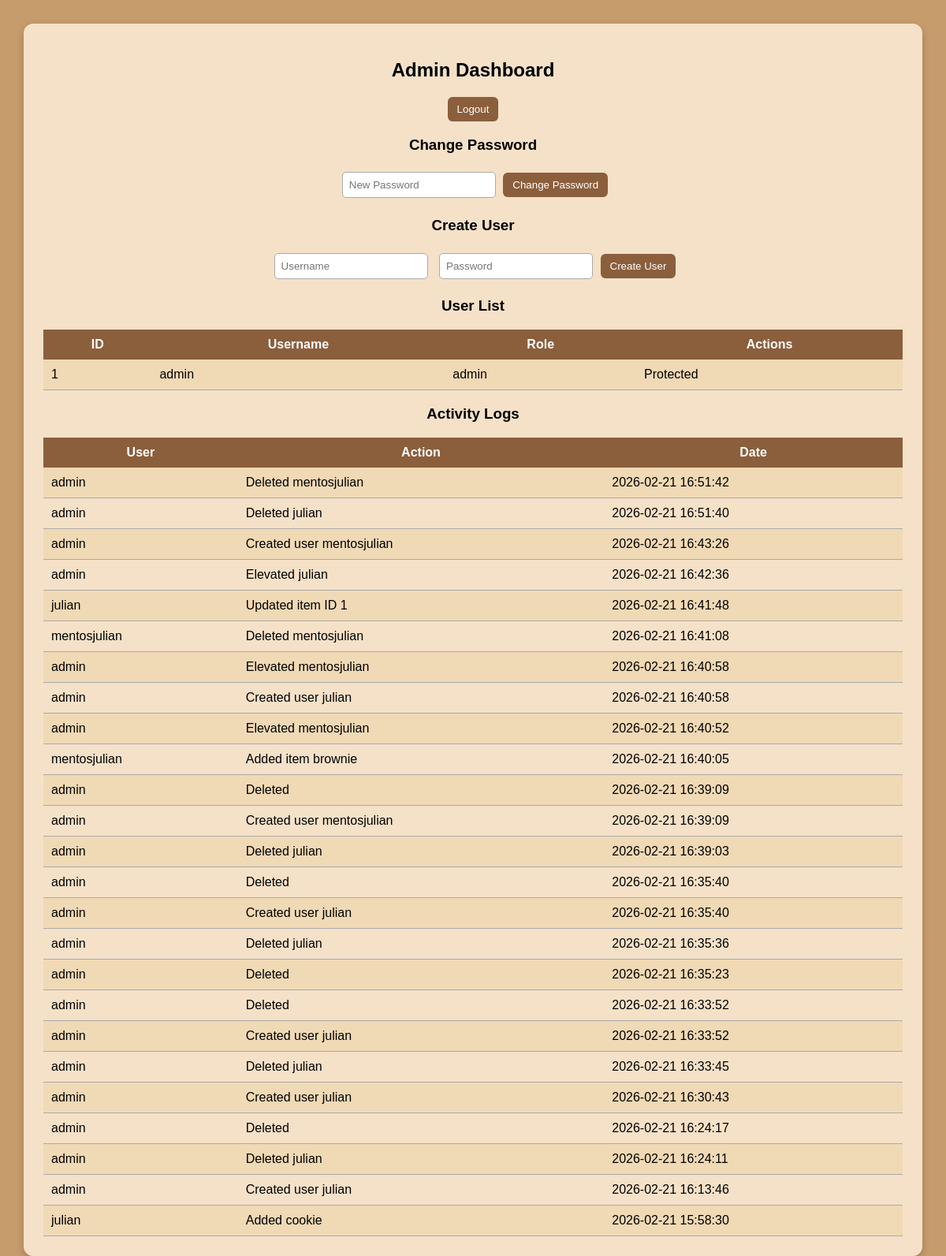
/admin.php (signed in), run on the app's committed database.
### tables this page shows
CREATE TABLE `users` (
  `id` int(11) NOT NULL,
  `username` varchar(50) DEFAULT NULL,
  `password` varchar(255) DEFAULT NULL,
  `role` enum('admin','user') DEFAULT 'user',
  `is_main_admin` tinyint(4) DEFAULT 0
);

CREATE TABLE `logs` (
  `id` int(11) NOT NULL,
  `user` varchar(50) DEFAULT NULL,
  `action` text DEFAULT NULL,
  `date` timestamp NOT NULL DEFAULT current_timestamp()
);

### admin.php (the view, shortened to what this page needs)
<?php
include "db.php";
$users = $conn->query("SELECT * FROM users");
$logs = $conn->query("SELECT * FROM logs ORDER BY id DESC");
?>
<html>
<head>
</head>
<body>
<div class="container">
<div class="card">
<h2>Admin Dashboard</h2>
<a href="logout.php"><button>Logout</button></a>
<h3>Change Password</h3>
<form method="POST">
    <input name="newpass" required placeholder="New Password">
    <button name="changepass">Change Password</button>
</form>
<h3>Create User</h3>
<form method="POST">
    <input name="username" required placeholder="Username">
    <input name="password" required placeholder="Password">
    <button name="create">Create User</button>
</form>
<h3>User List</h3>
<table width="100%">
<tr><th>ID</th><th>Username</th><th>Role</th><th>Actions</th></tr>
<?php while($row=$users->fetch_assoc()){ ?>
<tr>
<td><?= $row['id'] ?></td>
<td><?= $row['username'] ?></td>
<td><?= $row['role'] ?></td>
<td>
<?php if(!$row['is_main_admin']){ ?>
    <a href="?delete=<?= $row['id'] ?>"><button>Delete</button></a>
<?php } else echo "Protected"; ?>
</td>
</tr>
<?php } ?>
</table>
<h3>Activity Logs</h3>
<table width="100%">
<tr><th>User</th><th>Action</th><th>Date</th></tr>
<?php while($l=$logs->fetch_assoc()){ ?>
<tr>
<td><?= $l['user'] ?></td>
<td><?= $l['action'] ?></td>
<td><?= $l['date'] ?></td>
</tr>
<?php } ?>
</table>
</div>
</div>
</body>
</html>

### style.php (style rules this page uses)
body { font-family: Arial; background: #c69c6d; margin: 0; text-align: center; }
.container { width: 95%; margin: auto; }
.card { background: #f5e1c8; padding: 25px; border-radius: 12px; margin-top: 30px; box-shadow: 0 4px 10px rgba(0,0,0,0.2); }
button { background: #8b5e3c; color: white; border: none; padding: 8px 12px; border-radius: 6px; cursor: pointer; }
input { padding: 8px; margin: 5px; border-radius: 5px; border: 1px solid #aaa; }
table { width: 100%; border-collapse: collapse; }
th { background: #8b5e3c; color: white; padding: 10px; }
td { padding: 10px; border-bottom: 1px solid #aaa; }
tr:nth-child(even) { background: #f0d9b5; }

### data on the page
users: id "1", username "admin", role "admin", is_main_admin "Protected"
logs: user "admin", action "Deleted mentosjulian", date "2026-02-21 16:51:42"
logs: user "admin", action "Deleted julian", date "2026-02-21 16:51:40"
logs: user "admin", action "Created user mentosjulian", date "2026-02-21 16:43:26"
logs: user "admin", action "Elevated julian", date "2026-02-21 16:42:36"
logs: user "julian", action "Updated item ID 1", date "2026-02-21 16:41:48"
logs: user "mentosjulian", action "Deleted mentosjulian", date "2026-02-21 16:41:08"
logs: user "admin", action "Elevated mentosjulian", date "2026-02-21 16:40:58"
logs: user "admin", action "Created user julian", date "2026-02-21 16:40:58"
logs: user "admin", action "Elevated mentosjulian", date "2026-02-21 16:40:52"
logs: user "mentosjulian", action "Added item brownie", date "2026-02-21 16:40:05"
logs: user "admin", action "Deleted", date "2026-02-21 16:39:09"
logs: user "admin", action "Created user mentosjulian", date "2026-02-21 16:39:09"
logs: user "admin", action "Deleted julian", date "2026-02-21 16:39:03"
logs: user "admin", action "Deleted", date "2026-02-21 16:35:40"
logs: user "admin", action "Created user julian", date "2026-02-21 16:35:40"
logs: user "admin", action "Deleted julian", date "2026-02-21 16:35:36"
logs: user "admin", action "Deleted", date "2026-02-21 16:35:23"
logs: user "admin", action "Deleted", date "2026-02-21 16:33:52"
logs: user "admin", action "Created user julian", date "2026-02-21 16:33:52"
logs: user "admin", action "Deleted julian", date "2026-02-21 16:33:45"
logs: user "admin", action "Created user julian", date "2026-02-21 16:30:43"
logs: user "admin", action "Deleted", date "2026-02-21 16:24:17"
logs: user "admin", action "Deleted julian", date "2026-02-21 16:24:11"
logs: user "admin", action "Created user julian", date "2026-02-21 16:13:46"
logs: user "julian", action "Added cookie", date "2026-02-21 15:58:30"
